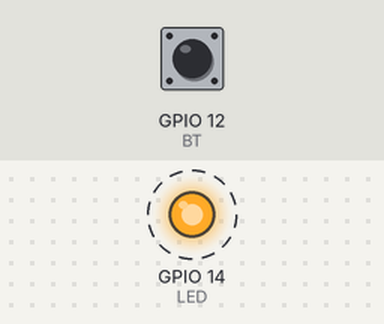
Recording of a program running on a simulated ESP32. Shown: output pins drawn as LEDs (lit = HIGH). Dashed ring = blinking. The inputs (shaded band) are chosen by the test bench; at power-on: GPIO 12 (BT) HIGH. What the program prints to the serial monitor is not drawn.

Above: at 0.75 s.
1.3 s: GPIO 12 (BT) pulled LOW for 0.15 s
Timing chart, 0 to 10.3 s (numbered marks = the images above; inputs shaded):
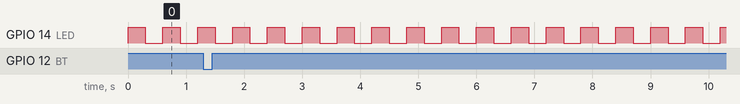

The program:

main.cpp
```cpp
#include <Arduino.h>

/* Incluindo FreeRtos */
#include <freertos/FreeRTOS.h>
#include <freertos/task.h>
#include <freertos/queue.h>

#define LED 14
#define BT 12

QueueHandle_t xFila;
TaskHandle_t xTask1Hadle;

void vTask1(void *pvParameters);


void trataISR_BT(){
  static int valor;

  valor++;
  xQueueSendFromISR(xFila, &valor, NULL);

}

void setup() {
  Serial.begin(115200);
  pinMode(LED, OUTPUT);
  pinMode(BT, INPUT_PULLUP);

  attachInterrupt(digitalPinToInterrupt(BT),trataISR_BT,FALLING);

  xFila = xQueueCreate(5, sizeof(int));

  xTaskCreate(vTask1, "Task 1", configMINIMAL_STACK_SIZE+1024, NULL, 1,&xTask1Hadle);

}

void loop() {
  digitalWrite(LED, !digitalRead(LED));
  vTaskDelay(pdMS_TO_TICKS(300));
}

void vTask1(void *pvParameters){
  int valorRecebido;

  while (true){
    xQueueReceive(xFila, &valorRecebido, portMAX_DELAY);
    Serial.print("Botão pressionado: ");
    Serial.println(valorRecebido);
  }
}
```

Measured:
- by itself, GPIO 14 (LED): alternates HIGH for 0.30 s and LOW for 0.30 s
